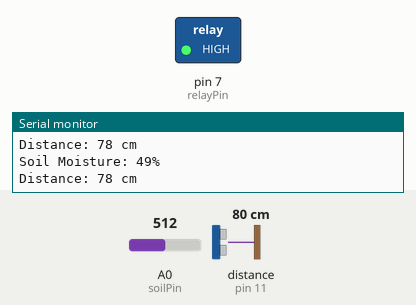
Recording of a sketch running on a simulated Arduino Uno, built with avr-gcc and run on an emulated ATmega328P. Shown: switched loads named in the sketch (green lamp = pin HIGH), the last lines printed to the serial monitor. Wiring (inferred from the names in the program): ultrasonic range finder: trigger pin 10; echo pin 11. Inputs (shaded band) come from the test bench; at power-on: A0 (soilPin) = 512, distance to the obstacle (sensor on pin 11) 80 cm. The echo pulse lasts 58.3 µs per cm; pins used as bus, display or sensor lines are not drawn.

Above: at 2.3 s.
2.4 s: A0 (soilPin) set to 602
4.5 s: A0 (soilPin) set to 630
At 6.2 s:
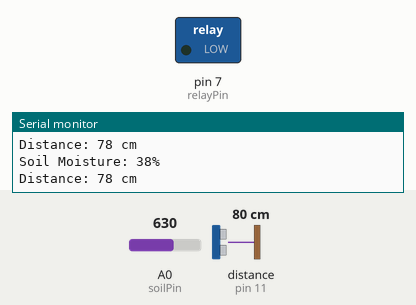
6.6 s: A0 (soilPin) set to 511
At 8.8 s:
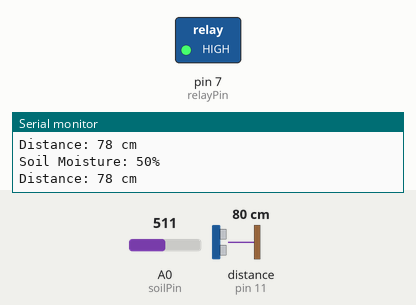
9.4 s: A0 (soilPin) set to 716
At 10.1 s:
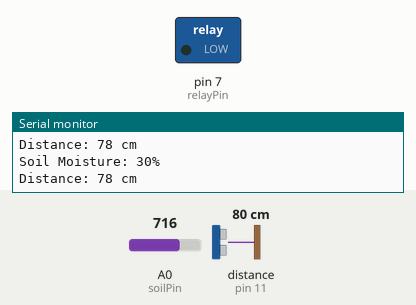
Timing chart, 0 to 12.4 s (numbered marks = the images above; inputs shaded):
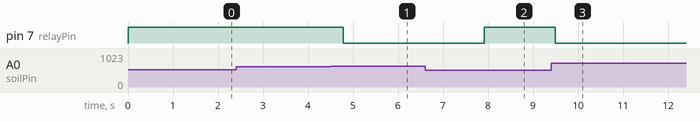

The sketch:

duja_irrig.ino
```cpp
#include <SoftwareSerial.h>

SoftwareSerial BT(2, 3); // RX, TX (HC-05 TX -> D2, RX -> D3 via voltage divider)

const int trigPin = 10;
const int echoPin = 11;
const int soilPin = A0;     // Analog input for soil moisture sensor
const int relayPin = 7;

long duration;
int distanceCm;
int soilValue;              // Raw sensor reading (0–1023)
int soilPercent;            // Converted to % (0–100%)

void setup() {
  Serial.begin(9600);
  BT.begin(9600);

  pinMode(trigPin, OUTPUT);
  pinMode(echoPin, INPUT);
  pinMode(relayPin, OUTPUT);
  pinMode(soilPin, INPUT);

  digitalWrite(relayPin, HIGH); // Pump OFF by default

  Serial.println("Smart Irrigation Ready");
  BT.println("Smart Irrigation Ready");
}

void loop() {
  // --- SOIL SENSOR ---
  soilValue = analogRead(soilPin);
  soilPercent = map(soilValue, 1023, 0, 0, 100); // convert to percentage (dry=0%, wet=100%)

  // --- ULTRASONIC SENSOR ---
  digitalWrite(trigPin, LOW);
  delayMicroseconds(2);
  digitalWrite(trigPin, HIGH);
  delayMicroseconds(10);
  digitalWrite(trigPin, LOW);

  duration = pulseIn(echoPin, HIGH);
  distanceCm = duration * 0.034 / 2;

  // --- DISPLAY & BLUETOOTH ---
  Serial.print("Soil Moisture: ");
  Serial.print(soilPercent);
  Serial.println("%");

  Serial.print("Distance: ");
  Serial.print(distanceCm);
  Serial.println(" cm");

  BT.print("Soil Moisture: ");
  BT.print(soilPercent);
  BT.println("%");

  BT.print("Distance(cm): ");
  BT.println(distanceCm);

  // --- WATER CONTROL LOGIC ---
{  if (soilPercent < 40) {         // If soil is too dry
    digitalWrite(relayPin, LOW);  // Turn pump ON
    BT.println("Pump: ON (Dry Soil)");
  } else {
    digitalWrite(relayPin, HIGH); // Turn pump OFF
    BT.println("Pump: OFF (Soil Moist)");
  }

  delay(1500);
}
}
```

Measured:
- the behaviour switches between 613 and 614 on A0 (soilPin) (found by bisection; images 0 and 1)
- after the input at 4.5 s, pin 7 (relayPin): HIGH → LOW after 0.29 s
- after the input at 6.6 s, pin 7 (relayPin): LOW → HIGH after 1.3 s
- after the input at 9.4 s, pin 7 (relayPin): HIGH → LOW after 0.09 s
